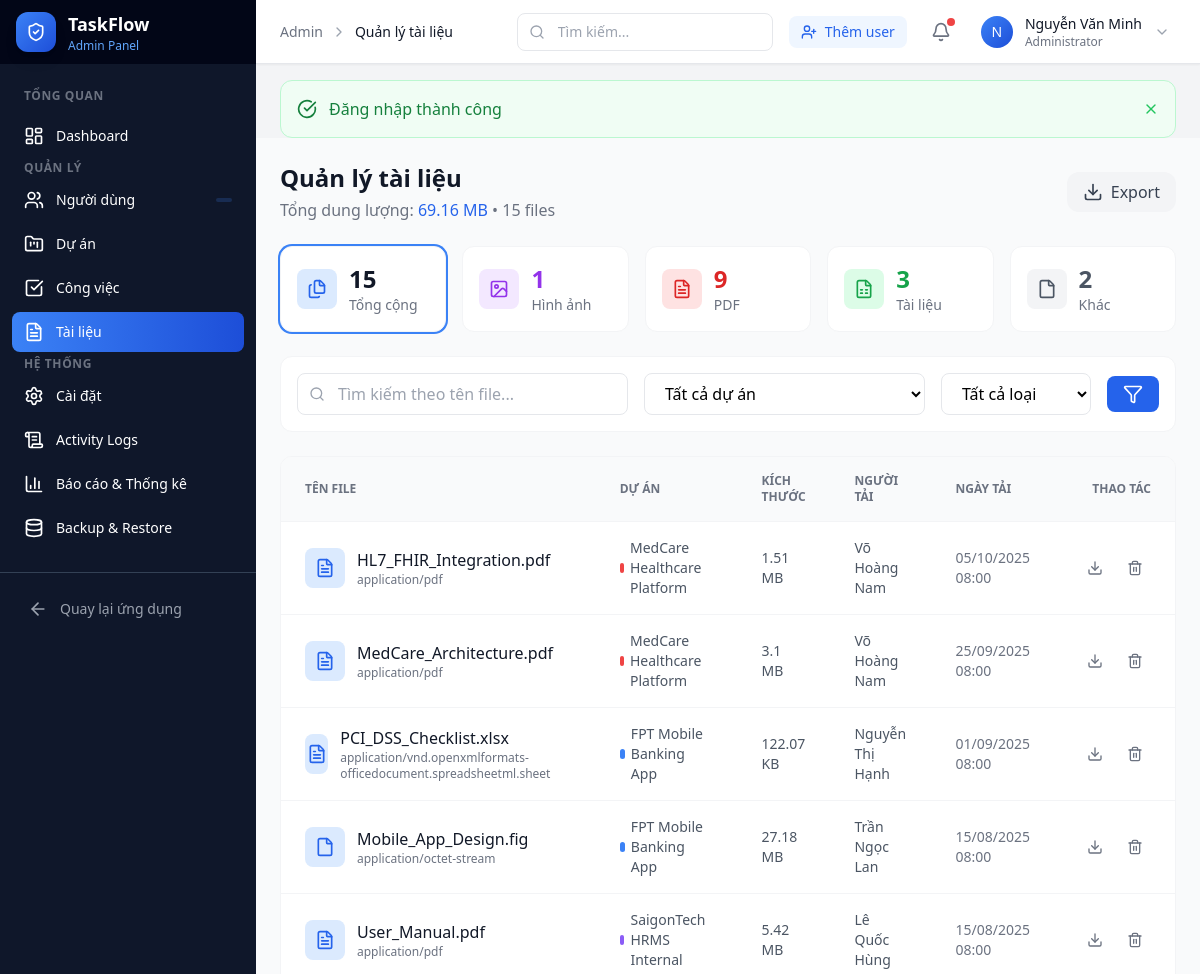
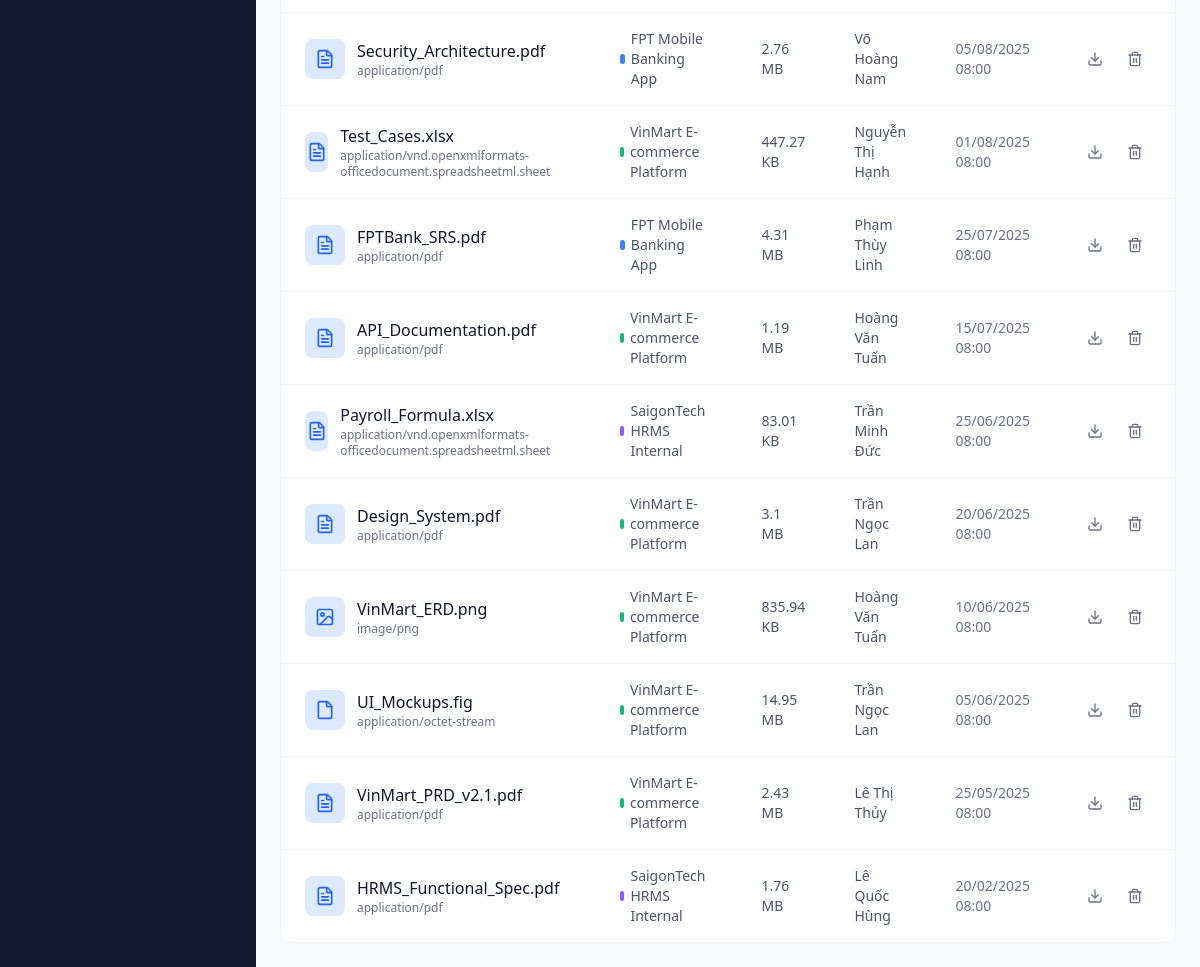
/admin/documents.php (signed in), run on the app's committed database (2 pictures, top to bottom).
### tables this page shows
CREATE TABLE `documents` (
    `id` VARCHAR(36) PRIMARY KEY DEFAULT (UUID()),
    `name` VARCHAR(255) NOT NULL,
    `description` TEXT NULL,
    `type` ENUM('folder', 'file') NOT NULL DEFAULT 'file',
    `mime_type` VARCHAR(100) NULL,
    `file_size` BIGINT UNSIGNED NULL,
    `file_path` VARCHAR(500) NULL,
    `parent_id` VARCHAR(36) NULL,
    `project_id` VARCHAR(36) NULL,
    `is_starred` TINYINT(1) NOT NULL DEFAULT 0,
    `download_count` INT UNSIGNED NOT NULL DEFAULT 0,
    `uploaded_by` VARCHAR(36) NULL,
    `created_at` DATETIME DEFAULT CURRENT_TIMESTAMP,
    `updated_at` DATETIME DEFAULT CURRENT_TIMESTAMP ON UPDATE CURRENT_TIMESTAMP,
    
    CONSTRAINT `fk_docs_parent` FOREIGN KEY (`parent_id`) 
        REFERENCES `documents`(`id`) ON DELETE CASCADE,
    CONSTRAINT `fk_docs_project` FOREIGN KEY (`project_id`) 
        REFERENCES `projects`(`id`) ON DELETE SET NULL,
    CONSTRAINT `fk_docs_uploaded_by` FOREIGN KEY (`uploaded_by`) 
        REFERENCES `users`(`id`) ON DELETE SET NULL,
    
    INDEX `idx_docs_parent` (`parent_id`),
    INDEX `idx_docs_project` (`project_id`),
    INDEX `idx_docs_type` (`type`),
    INDEX `idx_docs_starred` (`is_starred`),
    INDEX `idx_docs_uploaded_by` (`uploaded_by`)
);

CREATE TABLE `projects` (
    `id` VARCHAR(36) PRIMARY KEY DEFAULT (UUID()),
    `name` VARCHAR(200) NOT NULL,
    `description` TEXT NULL,
    `color` VARCHAR(7) NOT NULL DEFAULT '#6366f1',
    `icon` VARCHAR(50) NULL DEFAULT 'folder',
    `status` ENUM('planning', 'active', 'on_hold', 'completed', 'cancelled') NOT NULL DEFAULT 'planning',
    `priority` ENUM('low', 'medium', 'high', 'urgent') NOT NULL DEFAULT 'medium',
    `progress` TINYINT UNSIGNED NOT NULL DEFAULT 0,
    `start_date` DATE NULL,
    `end_date` DATE NULL,
    `budget` DECIMAL(15, 2) NULL,
    `created_by` VARCHAR(36) NULL,
    `created_at` DATETIME DEFAULT CURRENT_TIMESTAMP,
    `updated_at` DATETIME DEFAULT CURRENT_TIMESTAMP ON UPDATE CURRENT_TIMESTAMP,
    
    CONSTRAINT `fk_projects_created_by` FOREIGN KEY (`created_by`) 
        REFERENCES `users`(`id`) ON DELETE SET NULL,
    
    INDEX `idx_projects_status` (`status`),
    INDEX `idx_projects_priority` (`priority`),
    INDEX `idx_projects_created_by` (`created_by`),
    INDEX `idx_projects_dates` (`start_date`, `end_date`)
);

CREATE TABLE `users` (
    `id` VARCHAR(36) PRIMARY KEY DEFAULT (UUID()),
    `email` VARCHAR(255) NOT NULL UNIQUE,
    `password_hash` VARCHAR(255) NOT NULL,
    `full_name` VARCHAR(100) NOT NULL,
    `avatar_url` VARCHAR(500) NULL,
    `role` ENUM('admin', 'manager', 'member', 'guest') NOT NULL DEFAULT 'member',
    `department` VARCHAR(100) NULL,
    `position` VARCHAR(100) NULL,
    `phone` VARCHAR(20) NULL,
    `is_active` TINYINT(1) NOT NULL DEFAULT 1,
    `email_verified_at` DATETIME NULL,
    `remember_token` VARCHAR(64) NULL,
    `remember_token_expiry` DATETIME NULL,
    `reset_token` VARCHAR(64) NULL,
    `reset_token_expiry` DATETIME NULL,
    `last_login_at` DATETIME NULL,
    `created_at` DATETIME DEFAULT CURRENT_TIMESTAMP,
    `updated_at` DATETIME DEFAULT CURRENT_TIMESTAMP ON UPDATE CURRENT_TIMESTAMP,
    
    INDEX `idx_users_email` (`email`),
    INDEX `idx_users_role` (`role`),
    INDEX `idx_users_is_active` (`is_active`),
    INDEX `idx_users_department` (`department`)
);

### app/views/admin/documents.php (the view, shortened to what the rows shown need)
<?php
if (!function_exists('getFileIcon')) {
    function getFileIcon($mimeType) {
        if (strpos($mimeType, 'image') !== false) return 'image';
        if (strpos($mimeType, 'pdf') !== false) return 'file-text';
        if (strpos($mimeType, 'word') !== false || strpos($mimeType, 'document') !== false) return 'file-text';
        return 'file';
    }
}
?>
<div class="space-y-6">
    <div class="flex flex-col sm:flex-row sm:items-center sm:justify-between gap-4">
        <div>
            <h1 class="text-2xl font-bold text-gray-900">Quản lý tài liệu</h1>
            <p class="text-gray-500 mt-1">
                Tổng dung lượng: <span class="font-medium text-blue-600"><?= formatFileSize($totalSize ?? 0) ?></span>
                • <?= $pagination['totalItems'] ?? 0 ?> files
            </p>
        </div>
    </div>
    <div class="bg-white rounded-xl border border-gray-100 overflow-hidden">
        <div class="overflow-x-auto">
            <table class="w-full">
                <thead class="bg-gray-50 border-b border-gray-100">
                    <tr>
                        <th class="px-6 py-4 text-left text-xs font-semibold text-gray-500 uppercase">Tên file</th>
                        <th class="px-6 py-4 text-left text-xs font-semibold text-gray-500 uppercase">Dự án</th>
                        <th class="px-6 py-4 text-left text-xs font-semibold text-gray-500 uppercase">Kích thước</th>
                        <th class="px-6 py-4 text-left text-xs font-semibold text-gray-500 uppercase">Người tải</th>
                        <th class="px-6 py-4 text-left text-xs font-semibold text-gray-500 uppercase">Ngày tải</th>
                        <th class="px-6 py-4 text-right text-xs font-semibold text-gray-500 uppercase">Thao tác</th>
                    </tr>
                </thead>
                <tbody class="divide-y divide-gray-100">
                    <?php if (!empty($documents)): ?>
                        <?php foreach ($documents as $doc): ?>
                        <tr class="hover:bg-gray-50">
                            <td class="px-6 py-4">
                                <div class="flex items-center gap-3">
                                    <div class="h-10 w-10 rounded-lg bg-blue-100 flex items-center justify-center">
                                        <i data-lucide="<?= getFileIcon($doc['mime_type'] ?? '') ?>" class="h-5 w-5 text-blue-600"></i>
                                    </div>
                                    <div>
                                        <span class="font-medium text-gray-900"><?= View::e($doc['name']) ?></span>
                                        <p class="text-xs text-gray-500"><?= View::e($doc['mime_type'] ?? 'Unknown') ?></p>
                                    </div>
                                </div>
                            </td>
                            <td class="px-6 py-4 text-sm text-gray-600">
                                <?php if ($doc['project_name']): ?>
                                <a href="/php/admin/documents.php?project=<?= $doc['project_id'] ?>"
                                   class="inline-flex items-center gap-1.5 hover:text-blue-600">
                                    <span class="h-2.5 w-2.5 rounded-full" style="background-color: <?= $doc['project_color'] ?? '#3b82f6' ?>"></span>
                                    <?= View::e($doc['project_name']) ?>
                                </a>
                                <?php else: ?>
                                <span class="text-gray-400">-</span>
                                <?php endif; ?>
                            </td>
                            <td class="px-6 py-4 text-sm text-gray-600">
                                <?= formatFileSize($doc['file_size'] ?? 0) ?>
                            </td>
                            <td class="px-6 py-4 text-sm text-gray-600">
                                <?= View::e($doc['uploader_name'] ?? '-') ?>
                            </td>
                            <td class="px-6 py-4 text-sm text-gray-500">
                                <?= date('d/m/Y H:i', strtotime($doc['created_at'])) ?>
                            </td>
                            <td class="px-6 py-4">
                                <div class="flex items-center justify-end gap-2">
                                    <?php if (!empty($doc['file_path'])): ?>
                                    <a href="/php/<?= View::e($doc['file_path']) ?>" download
                                       class="p-2 text-gray-500 hover:text-blue-600 hover:bg-blue-50 rounded-lg transition-colors"
                                       title="Tải xuống">
                                        <i data-lucide="download" class="h-4 w-4"></i>
                                    </a>
                                    <?php endif; ?>
                                    <button onclick="deleteDocument('<?= $doc['id'] ?>', '<?= View::e($doc['name']) ?>')"
                                            class="p-2 text-gray-500 hover:text-red-600 hover:bg-red-50 rounded-lg transition-colors"
                                            title="Xóa">
                                        <i data-lucide="trash-2" class="h-4 w-4"></i>
                                    </button>
                                </div>
                            </td>
                        </tr>
                        <?php endforeach; ?>
                    <?php endif; ?>
                </tbody>
            </table>
        </div>
    </div>
</div>

### data on the page
documents: download_count "15", name "Mobile_App_Design.fig", mime_type "application/octet-stream", project.name "FPT Mobile Banking App", file_size "27.18 MB", uploaded_by.full_name "Trần Ngọc Lan", created_at "15/08/2025 08:00"
documents: name "HL7_FHIR_Integration.pdf", mime_type "application/pdf", project.name "MedCare Healthcare Platform", file_size "1.51 MB", uploaded_by.full_name "Võ Hoàng Nam", created_at "05/10/2025 08:00"
documents: name "MedCare_Architecture.pdf", mime_type "application/pdf", project.name "MedCare Healthcare Platform", file_size "3.1 MB", uploaded_by.full_name "Võ Hoàng Nam", created_at "25/09/2025 08:00"
documents: name "PCI_DSS_Checklist.xlsx", mime_type "application/vnd.openxmlformats-officedocument.spreadsheetml.sheet", project.name "FPT Mobile Banking App", file_size "122.07 KB", uploaded_by.full_name "Nguyễn Thị Hạnh", created_at "01/09/2025 08:00"
documents: name "User_Manual.pdf", mime_type "application/pdf", project.name "SaigonTech HRMS Internal", file_size "5.42 MB", uploaded_by.full_name "Lê Quốc Hùng", created_at "15/08/2025 08:00"
documents: name "Security_Architecture.pdf", mime_type "application/pdf", project.name "FPT Mobile Banking App", file_size "2.76 MB", uploaded_by.full_name "Võ Hoàng Nam", created_at "05/08/2025 08:00"
documents: name "Test_Cases.xlsx", mime_type "application/vnd.openxmlformats-officedocument.spreadsheetml.sheet", project.name "VinMart E-commerce Platform", file_size "447.27 KB", uploaded_by.full_name "Nguyễn Thị Hạnh", created_at "01/08/2025 08:00"
documents: name "FPTBank_SRS.pdf", mime_type "application/pdf", project.name "FPT Mobile Banking App", file_size "4.31 MB", uploaded_by.full_name "Phạm Thùy Linh", created_at "25/07/2025 08:00"
documents: name "API_Documentation.pdf", mime_type "application/pdf", project.name "VinMart E-commerce Platform", file_size "1.19 MB", uploaded_by.full_name "Hoàng Văn Tuấn", created_at "15/07/2025 08:00"
documents: name "Payroll_Formula.xlsx", mime_type "application/vnd.openxmlformats-officedocument.spreadsheetml.sheet", project.name "SaigonTech HRMS Internal", file_size "83.01 KB", uploaded_by.full_name "Trần Minh Đức", created_at "25/06/2025 08:00"
documents: name "Design_System.pdf", mime_type "application/pdf", project.name "VinMart E-commerce Platform", file_size "3.1 MB", uploaded_by.full_name "Trần Ngọc Lan", created_at "20/06/2025 08:00"
documents: name "VinMart_ERD.png", mime_type "image/png", project.name "VinMart E-commerce Platform", file_size "835.94 KB", uploaded_by.full_name "Hoàng Văn Tuấn", created_at "10/06/2025 08:00"
documents: name "UI_Mockups.fig", mime_type "application/octet-stream", project.name "VinMart E-commerce Platform", file_size "14.95 MB", uploaded_by.full_name "Trần Ngọc Lan", created_at "05/06/2025 08:00"
documents: name "VinMart_PRD_v2.1.pdf", mime_type "application/pdf", project.name "VinMart E-commerce Platform", file_size "2.43 MB", uploaded_by.full_name "Lê Thị Thủy", created_at "25/05/2025 08:00"
documents: name "HRMS_Functional_Spec.pdf", mime_type "application/pdf", project.name "SaigonTech HRMS Internal", file_size "1.76 MB", uploaded_by.full_name "Lê Quốc Hùng", created_at "20/02/2025 08:00"

### other printed values
View::e($pageTitle ?? 'Dashboard') "Quản lý tài liệu"
substr($userName, 0, 1) "N"
View::e($userName) "Nguyễn Văn Minh"
View::e($success) "Đăng nhập thành công"
formatFileSize($totalSize ?? 0) "69.16 MB"
$docStats['total'] "15"
$docStats['images'] "1"
$docStats['pdfs'] "9"
$docStats['documents'] "3"
$docStats['others'] "2"
